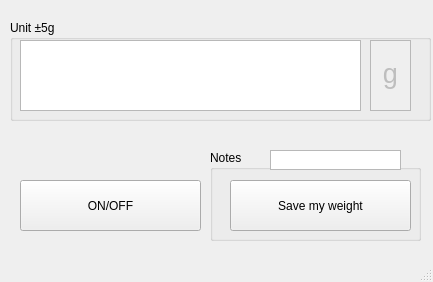
<?xml version="1.0" encoding="UTF-8"?>
<ui version="4.0">
 <class>MainWindow</class>
 <widget class="QMainWindow" name="MainWindow">
  <property name="geometry">
   <rect>
    <x>0</x>
    <y>0</y>
    <width>433</width>
    <height>282</height>
   </rect>
  </property>
  <property name="windowTitle">
   <string>MainWindow</string>
  </property>
  <widget class="QWidget" name="centralwidget">
   <widget class="QToolButton" name="Connect">
    <property name="geometry">
     <rect>
      <x>20</x>
      <y>180</y>
      <width>181</width>
      <height>51</height>
     </rect>
    </property>
    <property name="text">
     <string>ON/OFF</string>
    </property>
   </widget>
   <widget class="QGroupBox" name="groupBox">
    <property name="geometry">
     <rect>
      <x>10</x>
      <y>20</y>
      <width>421</width>
      <height>101</height>
     </rect>
    </property>
    <property name="title">
     <string>Unit ±5g</string>
    </property>
    <widget class="QTextEdit" name="textEdit">
     <property name="geometry">
      <rect>
       <x>10</x>
       <y>20</y>
       <width>341</width>
       <height>71</height>
      </rect>
     </property>
     <property name="html">
      <string>&lt;!DOCTYPE HTML PUBLIC &quot;-//W3C//DTD HTML 4.0//EN&quot; &quot;http://www.w3.org/TR/REC-html40/strict.dtd&quot;&gt;
&lt;html&gt;&lt;head&gt;&lt;meta name=&quot;qrichtext&quot; content=&quot;1&quot; /&gt;&lt;style type=&quot;text/css&quot;&gt;
p, li { white-space: pre-wrap; }
&lt;/style&gt;&lt;/head&gt;&lt;body style=&quot; font-family:'MS Shell Dlg 2'; font-size:7.8pt; font-weight:400; font-style:normal;&quot;&gt;
&lt;p style=&quot;-qt-paragraph-type:empty; margin-top:0px; margin-bottom:0px; margin-left:0px; margin-right:0px; -qt-block-indent:0; text-indent:0px;&quot;&gt;&lt;br /&gt;&lt;/p&gt;&lt;/body&gt;&lt;/html&gt;</string>
     </property>
    </widget>
    <widget class="QTextEdit" name="textEdit_2">
     <property name="enabled">
      <bool>false</bool>
     </property>
     <property name="geometry">
      <rect>
       <x>360</x>
       <y>20</y>
       <width>41</width>
       <height>71</height>
      </rect>
     </property>
     <property name="html">
      <string>&lt;!DOCTYPE HTML PUBLIC &quot;-//W3C//DTD HTML 4.0//EN&quot; &quot;http://www.w3.org/TR/REC-html40/strict.dtd&quot;&gt;
&lt;html&gt;&lt;head&gt;&lt;meta name=&quot;qrichtext&quot; content=&quot;1&quot; /&gt;&lt;style type=&quot;text/css&quot;&gt;
p, li { white-space: pre-wrap; }
&lt;/style&gt;&lt;/head&gt;&lt;body style=&quot; font-family:'MS Shell Dlg 2'; font-size:7.8pt; font-weight:400; font-style:normal;&quot;&gt;
&lt;p align=&quot;center&quot; style=&quot;-qt-paragraph-type:empty; margin-top:0px; margin-bottom:0px; margin-left:0px; margin-right:0px; -qt-block-indent:0; text-indent:0px;&quot;&gt;&lt;br /&gt;&lt;/p&gt;
&lt;p align=&quot;center&quot; style=&quot; margin-top:0px; margin-bottom:0px; margin-left:0px; margin-right:0px; -qt-block-indent:0; text-indent:0px;&quot;&gt;&lt;span style=&quot; font-size:20pt;&quot;&gt;g&lt;/span&gt;&lt;/p&gt;&lt;/body&gt;&lt;/html&gt;</string>
     </property>
    </widget>
   </widget>
   <widget class="QGroupBox" name="groupBox_2">
    <property name="geometry">
     <rect>
      <x>210</x>
      <y>150</y>
      <width>211</width>
      <height>91</height>
     </rect>
    </property>
    <property name="title">
     <string>Notes</string>
    </property>
    <widget class="QToolButton" name="TensButton_2">
     <property name="geometry">
      <rect>
       <x>20</x>
       <y>30</y>
       <width>181</width>
       <height>51</height>
      </rect>
     </property>
     <property name="text">
      <string>Save my weight</string>
     </property>
    </widget>
    <widget class="QTextEdit" name="textEdit_3">
     <property name="geometry">
      <rect>
       <x>60</x>
       <y>0</y>
       <width>131</width>
       <height>20</height>
      </rect>
     </property>
     <property name="verticalScrollBarPolicy">
      <enum>Qt::ScrollBarAlwaysOff</enum>
     </property>
     <property name="horizontalScrollBarPolicy">
      <enum>Qt::ScrollBarAlwaysOff</enum>
     </property>
     <property name="html">
      <string>&lt;!DOCTYPE HTML PUBLIC &quot;-//W3C//DTD HTML 4.0//EN&quot; &quot;http://www.w3.org/TR/REC-html40/strict.dtd&quot;&gt;
&lt;html&gt;&lt;head&gt;&lt;meta name=&quot;qrichtext&quot; content=&quot;1&quot; /&gt;&lt;style type=&quot;text/css&quot;&gt;
p, li { white-space: pre-wrap; }
&lt;/style&gt;&lt;/head&gt;&lt;body style=&quot; font-family:'MS Shell Dlg 2'; font-size:7.8pt; font-weight:400; font-style:normal;&quot;&gt;
&lt;p style=&quot;-qt-paragraph-type:empty; margin-top:0px; margin-bottom:0px; margin-left:0px; margin-right:0px; -qt-block-indent:0; text-indent:0px;&quot;&gt;&lt;br /&gt;&lt;/p&gt;&lt;/body&gt;&lt;/html&gt;</string>
     </property>
    </widget>
   </widget>
  </widget>
  <widget class="QMenuBar" name="menubar">
   <property name="geometry">
    <rect>
     <x>0</x>
     <y>0</y>
     <width>433</width>
     <height>26</height>
    </rect>
   </property>
  </widget>
  <widget class="QStatusBar" name="statusbar"/>
 </widget>
 <resources/>
 <connections/>
</ui>
